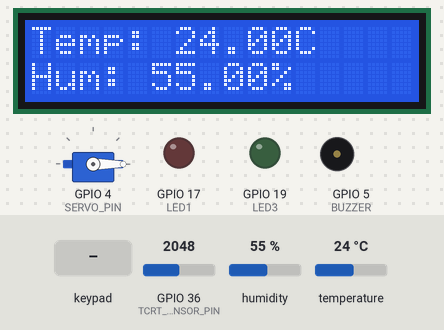
Bench run of a program on a simulated ESP32. Parts: 16×2 character LCD, servo, output pins drawn as LEDs (lit = HIGH), buzzer (waves = sounding, pin HIGH). Wiring (from diagram.json): 4×4 keypad with keys 1 2 3 A 4 5 6 B 7 8 9 C * 0 # D: rows GPIO 27, GPIO 26, GPIO 25, GPIO 33; columns GPIO 32, GPIO 35, GPIO 34, GPIO 39. Dashed ring = blinking. Inputs (shaded band) come from the test bench; at power-on: GPIO 36 (TCRT_SENSOR_PIN) = 2048, humidity 55 %, temperature 24 °C. WiFi joins after 1.5 s; servers stay silent unless stated; no MQTT or app messages arrive unless stated; what the program prints to the serial monitor is not drawn.

Above: at 5.5 s.
5.6 s: GPIO 36 (TCRT_SENSOR_PIN) set to 511
7.1 s: GPIO 36 (TCRT_SENSOR_PIN) set to 453
At 7.81 s:
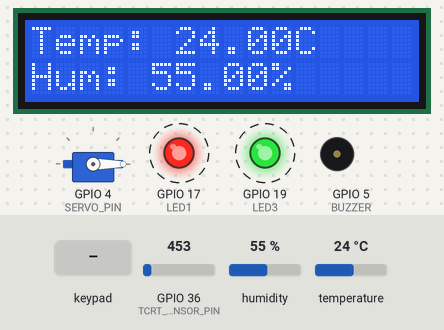
9.8 s: keypad keys 6 6 6 6 pressed 0.4 s apart
At 12.2 s:
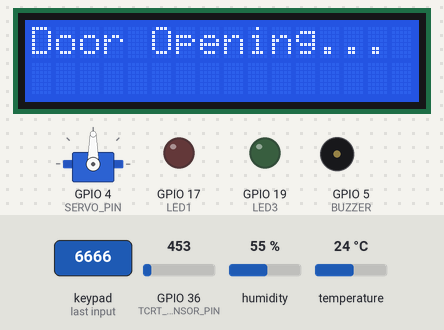
12.9 s: keypad keys 1 2 4 5 6 7 # pressed 0.4 s apart
At 20.5 s:
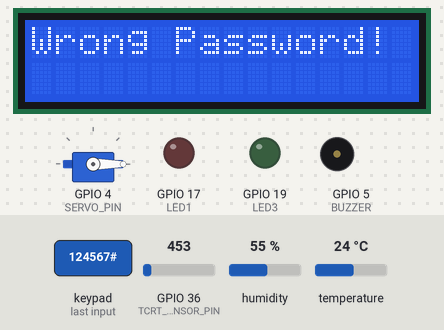
24.0 s: key 'A' pressed
At 24.5 s:
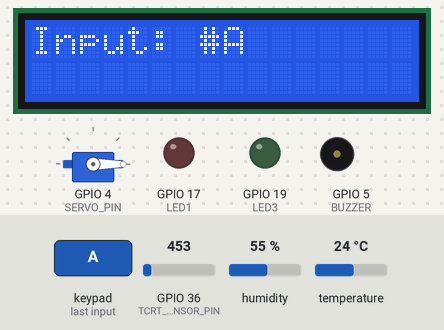
25.5 s: key 'B' pressed
At 27.0 s:
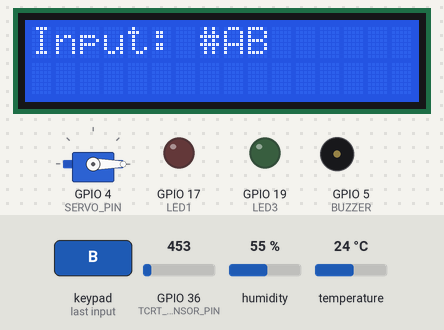
Timing chart, 0 to 28.0 s (numbered marks = the images above; inputs shaded):
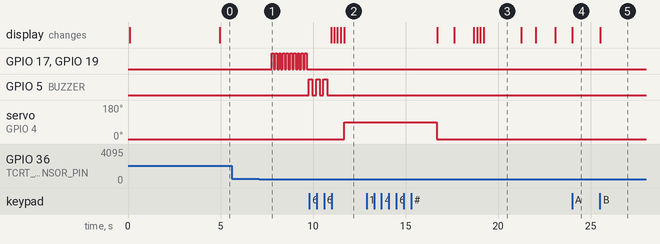

Measured:
- the behaviour switches between 492 and 491 on GPIO 36 (TCRT_SENSOR_PIN) (found by bisection; images 0 and 1)
- after the input at 5.6 s, every drawn part: stays the same
- after the input at 7.1 s, GPIO 17 (LED1), GPIO 19 (LED3): alternates HIGH for 0.10 s and LOW for 0.10 s, starting after 0.67 s; GPIO 5 (BUZZER): LOW → HIGH after 2.7 s
- after the input at 9.8 s, servo on GPIO 4 (SERVO_PIN): 0° → 90° after 1.9 s; the display: first differs from a run without the input after 1.3 s (image 2 shows a later state)
- after the input at 12.9 s, the display: first differs from a run without the input after 5.8 s (image 3 shows a later state)
- after the input at 24.0 s, the display: changes at once (image 4)
- after the input at 25.5 s, the display: changes at once (image 5)
- what the display in image 3 shows lasts 2.1 s, from 19.2 s to 21.3 s

The program:

main.cpp
```cpp
#include <Wire.h>
#include <LiquidCrystal_I2C.h>
#include <Keypad.h>
#include <ESP32Servo.h>
#include <WiFi.h>
#include <PubSubClient.h>
#include <FirebaseESP32.h>
#include <Adafruit_Sensor.h>
#include <DHT.h>

// --------------------- WiFi Credentials ---------------------
const char *ssid = "############";        // Replace with your WiFi SSID
const char *password = "##########"; // Replace with your WiFi Password

// --------------------- MQTT Broker Settings ---------------------
const char *mqtt_server = "broker.hivemq.com"; // Public HiveMQ broker
const int mqtt_port = 1883;                    // MQTT port

// --------------------- Firebase Configuration ---------------------
#define DATABASE_URL "https://tats-660da-default-rtdb.europe-west1.firebasedatabase.app/"
#define API_KEY "AIzaSyB359QkesesdzmNsofjuMnwedQ1TB2lpFw"
#define USER_EMAIL "admin@yahoo.com"
#define USER_PASSWORD "124567"

// Firebase Data objects
FirebaseData fbdo;
FirebaseAuth auth;
FirebaseConfig config;

// --------------------- DHT11 Sensor Parameters ---------------------
#define DHTPIN 15     // GPIO pin where the DHT sensor is connected
#define DHTTYPE DHT11 // DHT11 sensor type

DHT dht(DHTPIN, DHTTYPE); // Create an instance of the DHT sensor

// --------------------- GPIO Pin Definitions ---------------------
#define TCRT_SENSOR_PIN 36 // GPIO 36
#define SERVO_PIN 4        // GPIO 4
#define BUZZER 5           // GPIO 5
#define FIRE_SENSOR 39     // GPIO 39
#define GAS_SENSOR 34     // GPIO 34

// LED pins
#define LED1 17 // GPIO 17
#define LED2 18 // GPIO 18
#define LED3 19 // GPIO 19

// --------------------- Keypad Configuration ---------------------
const byte ROWS = 4; // Four rows
const byte COLS = 4; // Four columns
char keys[ROWS][COLS] = {
    {'1', '2', '3', 'A'},
    {'4', '5', '6', 'B'},
    {'7', '8', '9', 'C'},
    {'*', '0', '#', 'D'}};

byte rowPins[ROWS] = {13, 12, 14, 27}; // Connect to the row pinouts of the keypad
byte colPins[COLS] = {26, 25, 33, 32}; // Connect to the column pinouts of the keypad

Keypad keypad = Keypad(makeKeymap(keys), rowPins, colPins, ROWS, COLS);

LiquidCrystal_I2C lcd(0x27, 16, 2);
Servo servo;

// --------------------- MQTT Client ---------------------
WiFiClient espClient;
PubSubClient client(espClient);

// Firebase client
FirebaseData firebaseData;

// --------------------- Variables ---------------------
const String correctPassword = "6666"; // Set your password here
String inputPassword;
int attemptCount = 0;
bool userDetected = false;
bool emergencyActive = false;

// LED control states
bool led1State = false;
bool led2State = false;
bool led3State = false;

// TCRT sensor distance threshold (in cm)
const float TCRT_SENSOR_PIN_THRESHOLD = 45.0; // Adjust based on calibration

// --------------------- Function Declarations ---------------------
void setup();
void loop();
void connectToWiFi();
void handleKeypadInput();
void reconnect();
void greetUser();
void validatePassword();
void handleKeypadInput();
void openDoor();
void triggerAlarm(String message);
void sendNotification(String message);
void callback(char *topic, byte *payload, unsigned int length);

// --------------------- Setup Function ---------------------
void setup()
{
  Serial.begin(115200);
  Serial.println("Starting Smart Home System...");

  // Initialize GPIO pins
  pinMode(TCRT_SENSOR_PIN, INPUT);
  pinMode(BUZZER, OUTPUT);
  pinMode(FIRE_SENSOR, INPUT);
  pinMode(GAS_SENSOR, INPUT);
  pinMode(LED1, OUTPUT);
  pinMode(LED2, OUTPUT);
  pinMode(LED3, OUTPUT);
  pinMode(34, INPUT);
  pinMode(39, INPUT);

  // Initialize LEDs to off
  digitalWrite(LED1, LOW);
  digitalWrite(LED2, LOW);
  digitalWrite(LED3, LOW);

  // Initialize LCD
  Serial.println("Initializing LCD...");
  lcd.init();
  lcd.backlight();
  lcd.clear();
  lcd.setCursor(0, 0);
  lcd.print("Smart Home System");
  delay(2000); // Show startup message for 2 seconds

  // Attach servo to pin
  Serial.println("Attaching servo...");
  servo.attach(SERVO_PIN);
  servo.write(0); // Start with the door closed
  Serial.println("Servo initialized to position 0.");

  // Initialize DHT sensor
  Serial.println("Initializing DHT sensor...");
  dht.begin();

  // Connect to WiFi
  connectToWiFi();

  // Set MQTT server and callback
  client.setServer(mqtt_server, mqtt_port);
  client.setCallback(callback);
  Serial.println("Connecting to MQTT broker...");
  reconnect();
  client.subscribe("slownien/smart_home/login/success"); // Subscribe to the login success topic
  client.subscribe("slownien/smart_home/lights");        // Subscribe to control LED lights
  Serial.println("Subscribed to MQTT topics.");

  // Firebase setup
  Serial.println("Setting up Firebase...");
  config.api_key = API_KEY;
  auth.user.email = USER_EMAIL;
  auth.user.password = USER_PASSWORD;
  config.database_url = DATABASE_URL;
  Firebase.begin(&config, &auth);
  if (Firebase.ready())
  {
    Serial.println("Firebase initialized successfully.");
  }
  else
  {
    Serial.println("Firebase initialization failed.");
  }

  Serial.println("Setup complete.");
}

// --------------------- Loop Function ---------------------
void loop()
{
  // Ensure MQTT connection
  if (!client.connected())
  {
    Serial.println("MQTT not connected. Reconnecting...");
    reconnect();
  }
  client.loop();

  // Read DHT sensor
  float humidity = dht.readHumidity();
  float temperature = dht.readTemperature(); // For Celsius

  if (isnan(humidity) || isnan(temperature))
  {
    Serial.println("Failed to read from DHT sensor!");
  }
  else
  {
    Serial.printf("Temperature: %.2f°C, Humidity: %.2f%%\n", temperature, humidity);
  }

  // Read gas sensor
  int gasStatus = digitalRead(GAS_SENSOR);
  Serial.print("Gas Sensor: ");
  Serial.println(gasStatus == HIGH ? "HIGH" : "LOW");

  // Read fire sensor
  int fireStatus = digitalRead(FIRE_SENSOR);
  Serial.print("Fire Sensor: ");
  Serial.println(fireStatus == HIGH ? "HIGH" : "LOW");

  // Read the analog value from the TCRT5000 sensor
  int analogValue = analogRead(TCRT_SENSOR_PIN);
  // // Convert analog value to voltage (assuming 3.3V reference)
  // float voltage = irValue * (3.3 / 4095.0);
  // // Convert voltage to distance (in cm) - calibration needed
  // // Example mapping for Sharp IR sensor (might vary)
  // // float distance = 2076 / (voltage - 11); // Example formula, adjust as per your sensor
  // // Alternative linear approximation (example, adjust based on your sensor)
  // float distance = (3.3 - voltage) / 3.3 * 100.0; // Example: 0V = 100cm, 3.3V = 0cm
  // Serial.printf("IR Sensor Analog Value: %d, Voltage: %.2fV, Estimated Distance: %.2f cm\n", irValue, voltage, distance);
  int distance = map(analogValue, 0, 4095, 50, 0);

  // Determine if user is detected
  if (distance >= TCRT_SENSOR_PIN_THRESHOLD)
  {
    if (!userDetected)
    {
      userDetected = true;
      Serial.println("User detected by TCRT sensor.");
      greetUser();
    }
    handleKeypadInput();
  }
  else
  {
    if (userDetected)
    {
      userDetected = false;
      Serial.println("User no longer detected by TCRT sensor.");
    }
  }

  // Prepare sensor data
  String temperatureStr = String(temperature);
  String humidityStr = String(humidity);
  String gasStr = String(gasStatus);
  String fireStr = String(fireStatus);
  String distanceStr = String(distance);

  // Publish sensor data to MQTT server
  String sensorData = String(temperature) + "," +
                      String(humidity) + "," +
                      String(gasStatus) + "," +
                      String(fireStatus) + "," +
                      String(distance);

  Serial.println(sensorData.c_str());
  client.publish("slownien/smart_home/sensors", sensorData.c_str());
  Serial.println("Published sensor data to MQTT.");

  // Send sensor data to Firebase
  if (Firebase.setString(firebaseData, "/sensors/temperature", temperatureStr))
  {
    Serial.println("Temperature sent to Firebase.");
  }
  else
  {
    Serial.print("Failed to send temperature to Firebase: ");
    Serial.println(firebaseData.errorReason());
  }

  if (Firebase.setString(firebaseData, "/sensors/humidity", humidityStr))
  {
    Serial.println("Humidity sent to Firebase.");
  }
  else
  {
    Serial.print("Failed to send humidity to Firebase: ");
    Serial.println(firebaseData.errorReason());
  }

  if (Firebase.setString(firebaseData, "/sensors/gas", gasStr))
  {
    Serial.println("Gas status sent to Firebase.");
  }
  else
  {
    Serial.print("Failed to send gas status to Firebase: ");
    Serial.println(firebaseData.errorReason());
  }

  if (Firebase.setString(firebaseData, "/sensors/fire", fireStr))
  {
    Serial.println("Fire status sent to Firebase.");
  }
  else
  {
    Serial.print("Failed to send fire status to Firebase: ");
    Serial.println(firebaseData.errorReason());
  }

  if (Firebase.setString(firebaseData, "/sensors/distance", distanceStr))
  {
    Serial.println("Distance sent to Firebase.");
  }
  else
  {
    Serial.print("Failed to send distance to Firebase: ");
    Serial.println(firebaseData.errorReason());
  }

  // Display sensor data on LCD if not in emergency state
  if (!emergencyActive)
  {
    lcd.clear();
    lcd.setCursor(0, 0);
    lcd.print("Temp: ");
    lcd.print(temperature);
    lcd.print("C");
    lcd.setCursor(0, 1);
    lcd.print("Hum: ");
    lcd.print(humidity);
    lcd.print("%");
  }

  // Update LED states
  digitalWrite(LED1, led1State ? HIGH : LOW);
  digitalWrite(LED2, led2State ? HIGH : LOW);
  digitalWrite(LED3, led3State ? HIGH : LOW);
  Serial.printf("LED States - LED1: %s, LED2: %s, LED3: %s\n",
                led1State ? "ON" : "OFF",
                led2State ? "ON" : "OFF",
                led3State ? "ON" : "OFF");

  // Check fire sensor
  if (fireStatus == HIGH)
  {
    if (!emergencyActive)
    {
      emergencyActive = true;
      Serial.println("Fire detected! Activating alarm.");
      triggerAlarm("Fire detected! Alarm activated!");
    }
  }

  // Check gas sensor
  if (gasStatus == HIGH)
  {
    if (!emergencyActive)
    {
      emergencyActive = true;
      Serial.println("Gas detected! Opening door.");
      triggerAlarm("Gas detected! Opening door!");
      openDoor(); // Open the door if gas is detected
    }
  }
  // Handle keypad input

  // Reset emergency flag after handling
  if (emergencyActive && fireStatus == LOW && gasStatus == LOW)
  {
    Serial.println("Emergency cleared.");
    emergencyActive = false;

    // Stop the buzzer if it was active
    digitalWrite(BUZZER, LOW);

    // Display normal operation message on LCD
    lcd.clear();
    lcd.setCursor(0, 0);
    lcd.print("Smart Home System");

    // Send notification that the emergency has ended
    sendNotification("Emergency cleared. System back to normal.");

    Serial.println("System returned to normal.");
  }

  delay(1000); // Add a delay to avoid flooding the serial output and MQTT
}

// --------------------- WiFi Connection Function ---------------------
void connectToWiFi()
{
  Serial.print("Connecting to WiFi");
  WiFi.begin(ssid, password);
  while (WiFi.status() != WL_CONNECTED)
  {
    delay(1000);
    Serial.print(".");
  }
  Serial.println("\nConnected to WiFi.");
  Serial.print("IP Address: ");
  Serial.println(WiFi.localIP());
}

// --------------------- MQTT Reconnection Function ---------------------
void reconnect()
{
  // Loop until we're reconnected
  while (!client.connected())
  {
    Serial.print("Attempting MQTT connection...");
    // Attempt to connect
    if (client.connect("ESP32Client-AloveraSpecialXDDD"))
    {
      Serial.println("connected");
      client.setKeepAlive(60);
      // Once connected, resubscribe to topics
      client.subscribe("slownien/smart_home/login/success");
      client.subscribe("slownien/smart_home/lights");
      Serial.println("Re-subscribed to MQTT topics.");
    }
    else
    {
      Serial.print("failed, rc=");
      Serial.print(client.state());
      Serial.println(" try again in 5 seconds");
      delay(5000);
    }
  }
}

// --------------------- MQTT Callback Function ---------------------
void callback(char *topic, byte *payload, unsigned int length)
{
  String message;
  for (int i = 0; i < length; i++)
  {
    message += (char)payload[i];
  }
  Serial.printf("MQTT Message received. Topic: %s, Message: %s\n", topic, message.c_str());

  if (String(topic) == "slownien/smart_home/lights")
  {
    if (message == "LED1_ON")
    {
      led1State = true;
      Serial.println("LED1 turned ON via MQTT.");
    }
    else if (message == "LED1_OFF")
    {
      led1State = false;
      Serial.println("LED1 turned OFF via MQTT.");
    }
    else if (message == "LED2_ON")
    {
      led2State = true;
      Serial.println("LED2 turned ON via MQTT.");
    }
    else if (message == "LED2_OFF")
    {
      led2State = false;
      Serial.println("LED2 turned OFF via MQTT.");
    }
    else if (message == "LED3_ON")
    {
      led3State = true;
      Serial.println("LED3 turned ON via MQTT.");
    }
    else if (message == "LED3_OFF")
    {
      led3State = false;
      Serial.println("LED3 turned OFF via MQTT.");
    }
    else
    {
      Serial.println("Unknown message for slownien/smart_home/lights topic.");
    }
  }
}

// --------------------- Greet User Function ---------------------
void greetUser()
{
  Serial.println("Greeting user...");

  // Flash LEDs randomly (optional)
  for (int i = 0; i < 10; i++)
  {
    digitalWrite(LED1, HIGH);
    digitalWrite(LED2, HIGH);
    digitalWrite(LED3, HIGH);
    delay(100);
    digitalWrite(LED1, LOW);
    digitalWrite(LED2, LOW);
    digitalWrite(LED3, LOW);
    delay(100);
  }
  Serial.println("LEDs flashed.");

  // Play greeting song on buzzer
  for (int i = 0; i < 3; i++)
  {
    digitalWrite(BUZZER, HIGH);
    delay(200);
    digitalWrite(BUZZER, LOW);
    delay(200);
  }
  Serial.println("Played greeting sound on buzzer.");

  // Display greeting message on LCD
  lcd.clear();
  lcd.setCursor(0, 0);
  lcd.print("Hello, user!");
  sendNotification("User detected at the door.");
}

// --------------------- Open Door Function ---------------------
void openDoor()
{
  Serial.println("Opening door...");
  servo.write(90); // Open the door
  Serial.println("Servo moved to 90 degrees (door open).");
  lcd.clear();
  lcd.setCursor(0, 0);
  lcd.print("Door Opening...");

  delay(5000); // Keep the door open for 2 seconds

  servo.write(0); // Close the door
  Serial.println("Servo moved to 0 degrees (door closed).");
  lcd.clear();
  lcd.setCursor(0, 0);
  lcd.print("Door Closed.");

  inputPassword = ""; // Reset input
  attemptCount = 0;   // Reset attempt count
  sendNotification("Door opened successfully!");
}

// --------------------- Trigger Alarm Function ---------------------
void triggerAlarm(String message)
{
  Serial.println("Triggering alarm: ");
  Serial.println(message);
  digitalWrite(BUZZER, HIGH); // Activate buzzer
  lcd.clear();
  lcd.setCursor(0, 0);
  lcd.print("ALERT!");
  lcd.setCursor(0, 1);
  lcd.print(message);
  delay(1000); // Alarm duration
  digitalWrite(BUZZER, LOW);
  Serial.println("Alarm triggered.");
  sendNotification(message);
}

// --------------------- Send Notification Function ---------------------
void sendNotification(String message)
{
  Serial.println("Sending notification: ");
  Serial.println(message);

  // Send notification to mobile app via MQTT
  if (client.publish("slownien/smart_home/notifications", message.c_str()))
  {
    Serial.println("Notification sent via MQTT.");
  }
  else
  {
    Serial.println("Failed to send notification via MQTT.");
  }

  // Send notification to Firebase
  if (Firebase.setString(firebaseData, "/notifications", message))
  {
    Serial.println("Notification sent to Firebase.");
  }
  else
  {
    Serial.print("Failed to send notification to Firebase: ");
    Serial.println(firebaseData.errorReason());
  }

  // Optionally, you can implement additional notification methods here
}

void handleKeypadInput()
{
  Serial.println("Waiting for keypad input...");

  while (userDetected && inputPassword.length() < 4) // Continue reading until 4 characters are entered
  {
    char key = keypad.getKey();
    if (key)
    {
      Serial.print("Keypad input: ");
      Serial.println(key);
      inputPassword += key;
      lcd.clear();
      lcd.setCursor(0, 0);
      lcd.print("Input: ");
      lcd.print(inputPassword);

      if (inputPassword.length() == 4) // Check the length after each keypress
      {
        break; // Exit loop once 4 digits are entered
      }
    }
  }

  // Once 4 characters are entered, validate the password
  validatePassword();
}

void validatePassword()
{
  if (inputPassword == correctPassword)
  {
    Serial.println("Correct password entered.");
    lcd.clear();
    lcd.print("Password Correct");
    openDoor();
    inputPassword = ""; // Clear input after successful entry
  }
  else
  {
    attemptCount++;
    Serial.println("Wrong password entered.");
    lcd.clear();
    lcd.print("Wrong Password!");
    delay(2000);
    inputPassword = ""; // Reset input
    lcd.clear();
    lcd.setCursor(0, 0);
    lcd.print("Enter Password:");

    if (attemptCount >= 3)
    {
      Serial.println("3 failed attempts. Sending notification.");
      sendNotification("3 failed attempts at the door!");
      attemptCount = 0; // Reset attempt count
    }
  }
}
```
